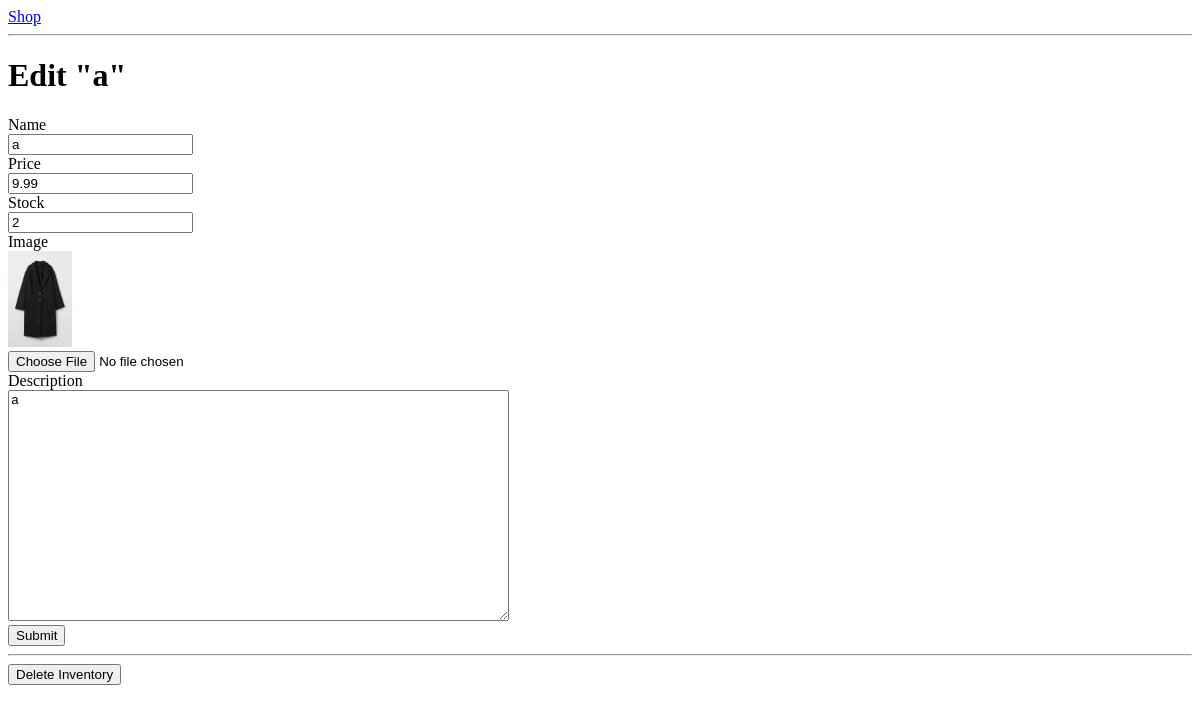
Page /1/edit/ on the committed database.
### tables this page shows
CREATE TABLE inventories (
  id INTEGER PRIMARY KEY AUTOINCREMENT,
  name TEXT not NULL,
  description TEXT NOT NULL,
  price REAL NOT NULL,
  image TEXT NOT NULL,
  stock INTEGER DEFAULT 0,
  created TIMESTAMP NOT NULL DEFAULT CURRENT_TIMESTAMP
);

### main.py (the view, shortened to what this page needs)
@app.route('/<int:id>/edit/', methods=('GET', 'POST'))
def edit(id):
    inventory = get_inventory(id)
    return render_template('edit.html', inventory=inventory)

### main.py (called while the page is built)
def get_db_connection():
  conn = sqlite3.connect('database.db')
  conn.row_factory = sqlite3.Row
  return conn

def get_inventory(inventory_id):
    conn = get_db_connection()
    inventory = conn.execute('SELECT * FROM inventories WHERE id = ?',
                        (inventory_id,)).fetchone()
    conn.close()
    if inventory is None:
        abort(404)
    return inventory

### templates/edit.html
{% extends 'base.html' %}
{% block content %}
    <h1>{% block name %} Edit "{{ inventory['name'] }}" {% endblock %}</h1>
    <form method="post" enctype="multipart/form-data">
        <label for="name">Name</label>
        <br>
        <input type="text" name="name"
               placeholder="Name"
               value="{{ request.form['name'] or inventory['name'] }}"></input>
        <br>
        <label for="price">Price</label>
        <br>
        <input type="text" placeholder="Price" name="price" value="{{ request.form['price'] or inventory['price']}}">
        <br>
        <label for="stock">Stock</label>
        <br>
        <input type="text" name="stock" placeholder="Stock" value="{{ request.form['stock'] or inventory['stock'] }}">
        <br>
        <label for="image">Image</label>
        <br>
        <img src="{{ url_for('static', filename='uploads/' + inventory['image']) }}" style="width: 64px">
        <br>
        <input type="file" name="image" value="{{ request.form['image'] }}">
        <br>
        <label for="description">Description</label>
        <br>
        <textarea name="description"
                  placeholder="Description"
                  rows="15"
                  cols="60"
                  >{{ request.form['description'] or inventory['description'] }}</textarea>
        <br>
        <button type="submit">Submit</button>
    </form>
    <hr>
    <form action="{{ url_for('delete', id=inventory['id']) }}" method="POST">
        <input type="submit" value="Delete Inventory"
                onclick="return confirm('Confirm to delete this inventory?')">
    </form>
{% endblock %}

### rows in the picture
inventories: name "a", price "9.99", stock "2", image (picture), description "a"
